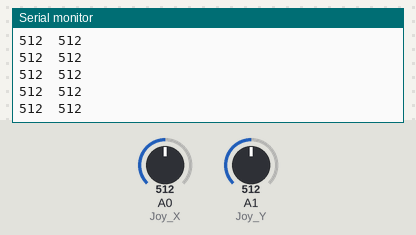
Bench run of a sketch on a simulated Arduino Uno, built with avr-gcc and run on an emulated ATmega328P. Parts: the last lines printed to the serial monitor. The test bench sets the inputs (shaded band); at power-on: A0 (Joy_X) = 512, A1 (Joy_Y) = 512.

Above: at 1.2 s.
1.3 s: A0 (Joy_X) set to 989
At 1.9 s:
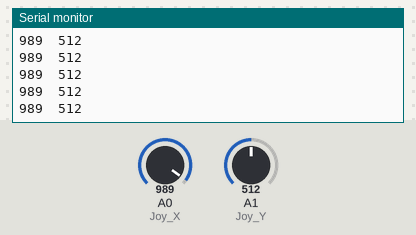
2.8 s: A0 (Joy_X) set to 1017
At 3.6 s:
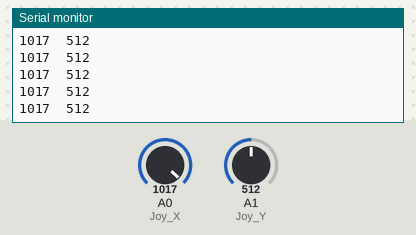
Timing chart, 0 to 5.8 s (numbered marks = the images above; inputs shaded):
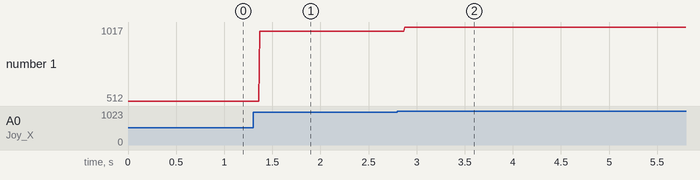

The sketch:

JoyStick_analox.ino
```cpp
/* Joystick_analox
 * Lectura analóxica dos eixos X,Y do Joystick
*/
#define Joy_X A0 // Eixo x conectado -> A0
#define Joy_Y A1 // Eixo x conectado -> A0

void setup() {
  // Inicia comunicación serie a 9600 Bps
  Serial.begin(9600);

  // Non é preciso configurar os pines como entrada,
  // pero é unha boa practica para lembrar o rol de cada un.
  pinMode (Joy_X, INPUT); // Definimos como entrada
  pinMode (Joy_Y, INPUT); // "
}
void loop() {
  // Leemos as entradas
  int Valor_X = analogRead(Joy_X);
  int Valor_Y = analogRead(Joy_Y);
  // envía os valores vía serie
  Serial.print(Valor_X);
  Serial.print("\t");    // Envía un tabulador para separar os valores
  Serial.println(Valor_Y);
  // un pequeno retardo para estabilizar as medidas.
 delay(1);
}
```

Measured:
- after the input at 1.3 s, the serial monitor: prints a new line after 0.07 s (image 1)
- after the input at 2.8 s, the serial monitor: prints a new line after 0.07 s (image 2)
- plotted number 1: 512 → 989 after the input at 1.3 s, 989 → 1017 after the input at 2.8 s
